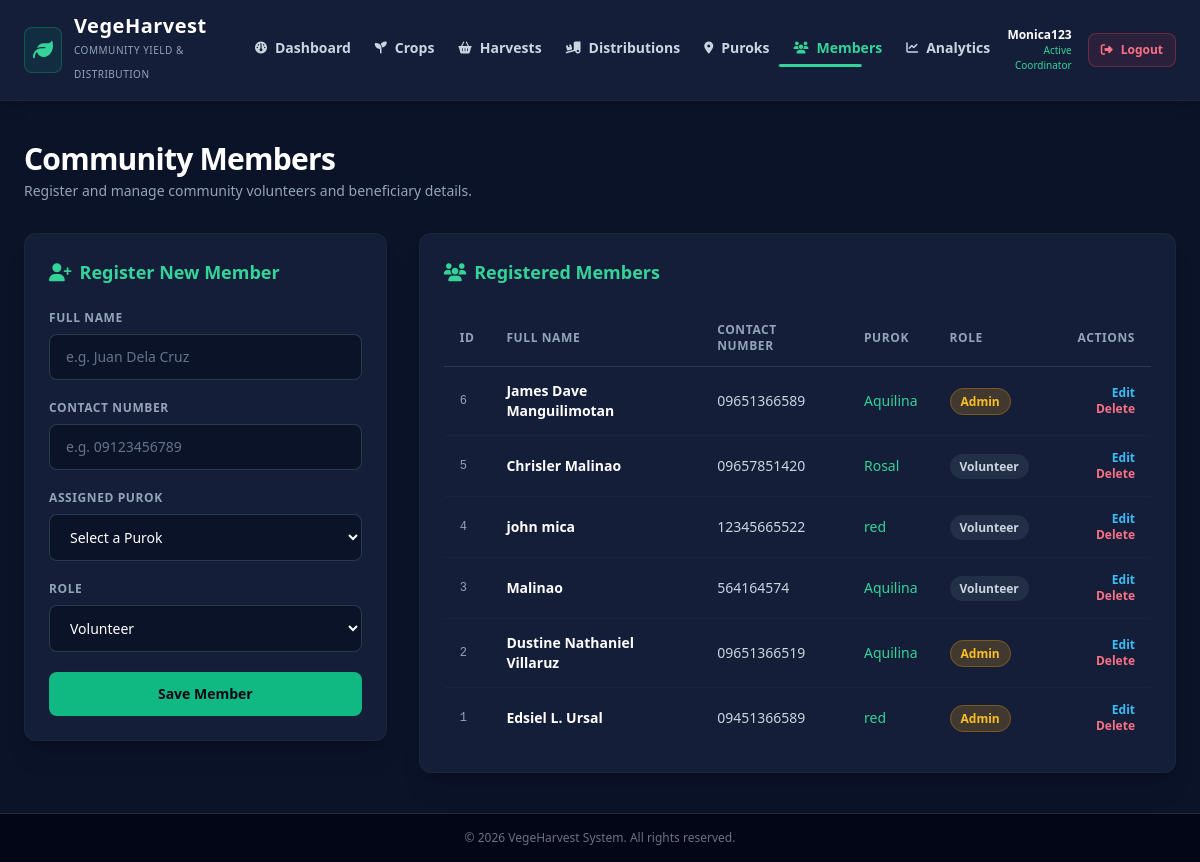
/vegeharvest/volunteer.php (signed in), run on the app's committed database.
### tables this page shows
CREATE TABLE `volunteer` (
  `volunteer_id` int(11) NOT NULL AUTO_INCREMENT,
  `user_id` int(11) DEFAULT NULL,
  `purok_id` int(11) NOT NULL,
  `full_name` varchar(150) NOT NULL,
  `contact_number` varchar(20) DEFAULT NULL,
  `status` enum('active','inactive') NOT NULL DEFAULT 'active',
  `role` enum('Volunteer','Admin') DEFAULT 'Volunteer',
  PRIMARY KEY (`volunteer_id`),
  UNIQUE KEY `UQ_user_id` (`user_id`),
  KEY `idx_volunteer_purok` (`purok_id`),
  CONSTRAINT `FK_purok_TO_volunteer` FOREIGN KEY (`purok_id`) REFERENCES `purok` (`purok_id`) ON DELETE CASCADE,
  CONSTRAINT `FK_users_TO_volunteer` FOREIGN KEY (`user_id`) REFERENCES `users` (`user_id`) ON DELETE SET NULL
);

CREATE TABLE `purok` (
  `purok_id` int(11) NOT NULL AUTO_INCREMENT,
  `purok_name` varchar(100) NOT NULL,
  `barangay` varchar(100) NOT NULL,
  PRIMARY KEY (`purok_id`)
);

### vegeharvest/classes/volunteer.php (called while the page is built, shortened)
<?php
class Volunteer {
    private $pdo;
    public function __construct($pdo) {
        $this->pdo = $pdo;
    }
    public function getVolunteers() {
        $sql = "SELECT v.*, p.purok_name, u.username
                FROM volunteer v
                LEFT JOIN purok p ON v.purok_id = p.purok_id
                LEFT JOIN users u ON v.user_id = u.user_id
                ORDER BY v.volunteer_id DESC";
        $stmt = $this->pdo->query($sql);
        return $stmt->fetchAll(PDO::FETCH_ASSOC);
    }
}

### vegeharvest/volunteer.php (the view, shortened to what this page needs)
<?php
require_once 'config/connection.php';
require_once 'classes/volunteer.php';
require_once 'classes/purok.php';
include_once 'includes/header.php';
$volunteerObj = new Volunteer($pdo);
$editMember = null;
$membersList = $volunteerObj->getVolunteers();
?>
<main class="flex-1 max-w-7xl w-full mx-auto px-6 py-10">
  <div class="mb-8">
    <h1 class="text-3xl font-extrabold text-white tracking-tight">Community Members</h1>
    <p class="mt-1 text-sm text-slate-400">Register and manage community volunteers and beneficiary details.</p>
  </div>
  <div class="grid grid-cols-1 lg:grid-cols-12 gap-8 items-start">
    <div class="lg:col-span-4 bg-[#141e38] border border-slate-800/80 rounded-xl p-6 shadow-xl">
      <div class="flex items-center gap-2 text-emerald-400 font-bold text-lg mb-6">
        <i class="fa-solid <?= $editMember ? 'fa-user-pen' : 'fa-user-plus'; ?>"></i>
        <span><?= $editMember ? 'Edit Member' : 'Register New Member'; ?></span>
      </div>
      <form action="volunteer.php" method="POST" class="space-y-5">
        <div>
          <label class="block text-xs font-bold uppercase tracking-wider text-slate-400 mb-2">Full Name</label>
          <input type="text" name="full_name" value="<?= htmlspecialchars($editMember['full_name'] ?? ''); ?>" placeholder="e.g. Juan Dela Cruz" required class="w-full bg-[#0b1329] border border-slate-700/80 rounded-lg px-4 py-3 text-sm text-white placeholder-slate-500 focus:outline-none focus:border-emerald-500 transition-colors">
        </div>
        <div>
          <label class="block text-xs font-bold uppercase tracking-wider text-slate-400 mb-2">Contact Number</label>
          <input type="text" name="contact_number" value="<?= htmlspecialchars($editMember['contact_number'] ?? ''); ?>" placeholder="e.g. 09123456789" required class="w-full bg-[#0b1329] border border-slate-700/80 rounded-lg px-4 py-3 text-sm text-white placeholder-slate-500 focus:outline-none focus:border-emerald-500 transition-colors">
        </div>
        <div>
          <label class="block text-xs font-bold uppercase tracking-wider text-slate-400 mb-2">Assigned Purok</label>
          <select name="purok_id" required class="w-full bg-[#0b1329] border border-slate-700/80 rounded-lg px-4 py-3 text-sm text-white focus:outline-none focus:border-emerald-500 transition-colors">
            <option value="" disabled <?= !$editMember ? 'selected' : ''; ?>>Select a Purok</option>
          </select>
        </div>
        <div>
          <label class="block text-xs font-bold uppercase tracking-wider text-slate-400 mb-2">Role</label>
          <select name="role" id="roleSelect" onchange="toggleAdminCredentials()" required class="w-full bg-[#0b1329] border border-slate-700/80 rounded-lg px-4 py-3 text-sm text-white focus:outline-none focus:border-emerald-500 transition-colors">
            <option value="Volunteer" <?= (($editMember['role'] ?? 'Volunteer') === 'Volunteer') ? 'selected' : ''; ?>>Volunteer</option>
          </select>
        </div>
        <button type="submit" name="<?= $editMember ? 'update_member' : 'add_member'; ?>" class="w-full bg-emerald-500 hover:bg-emerald-400 text-slate-950 font-extrabold text-sm py-3 rounded-lg transition-colors mt-2">
          <?= $editMember ? 'Update Member' : 'Save Member'; ?>
        </button>
      </form>
    </div>
    <div class="lg:col-span-8 bg-[#141e38] border border-slate-800/80 rounded-xl p-6 shadow-xl">
      <div class="flex items-center gap-2 text-emerald-400 font-bold text-lg mb-6">
        <i class="fa-solid fa-users"></i>
        <span>Registered Members</span>
      </div>
      <div class="overflow-x-auto">
        <table class="w-full text-left border-collapse text-sm">
          <thead>
            <tr class="border-b border-slate-700/80 text-xs font-bold uppercase tracking-wider text-slate-400">
              <th class="py-3 px-4">ID</th>
              <th class="py-3 px-4">Full Name</th>
              <th class="py-3 px-4">Contact Number</th>
              <th class="py-3 px-4">Purok</th>
              <th class="py-3 px-4">Role</th>
              <th class="py-3 px-4 text-right">Actions</th>
            </tr>
          </thead>
          <tbody class="divide-y divide-slate-800/60 text-slate-300">
            <?php if (!empty($membersList)): ?>
              <?php foreach ($membersList as $member): ?>
                <tr class="hover:bg-slate-800/40 transition-colors">
                  <td class="py-3.5 px-4 font-mono text-xs text-slate-400"><?= htmlspecialchars($member['volunteer_id']); ?></td>
                  <td class="py-3.5 px-4 font-bold text-white"><?= htmlspecialchars($member['full_name']); ?></td>
                  <td class="py-3.5 px-4 text-slate-300"><?= htmlspecialchars($member['contact_number']); ?></td>
                  <td class="py-3.5 px-4 text-emerald-400 font-medium"><?= htmlspecialchars($member['purok_name']); ?></td>
                  <td class="py-3.5 px-4 font-medium text-slate-300">
                    <span class="px-2.5 py-1 rounded-full text-xs font-semibold <?= ($member['role'] ?? 'Volunteer') === 'Admin' ? 'bg-amber-500/20 text-amber-400 border border-amber-500/30' : 'bg-slate-700/50 text-slate-300'; ?>">
                      <?= htmlspecialchars($member['role'] ?? 'Volunteer'); ?>
                    </span>
                  </td>
                  <td class="py-3.5 px-4 text-right space-x-3 text-xs font-bold">
                    <a href="volunteer.php?action=edit&id=<?= $member['volunteer_id']; ?>" class="text-sky-400 hover:text-sky-300">Edit</a>
                    <a href="volunteer.php?action=delete&id=<?= $member['volunteer_id']; ?>" onclick="return confirm('Are you sure you want to delete this member?');" class="text-rose-400 hover:text-rose-300">Delete</a>
                  </td>
                </tr>
              <?php endforeach; ?>
            <?php else: ?>
              <tr>
                <td colspan="6" class="py-6 px-4 text-center text-slate-500">No members registered yet.</td>
              </tr>
            <?php endif; ?>
          </tbody>
        </table>
      </div>
    </div>
  </div>
</main>
<?php include_once 'includes/footer.php'; ?>

### data on the page
volunteer: volunteer_id "6", full_name "James Dave Manguilimotan", contact_number "09651366589", purok.purok_name "Aquilina", role "Admin"
volunteer: volunteer_id "5", full_name "Chrisler Malinao", contact_number "09657851420", purok.purok_name "Rosal", role "Volunteer"
volunteer: volunteer_id "4", full_name "john mica", contact_number "12345665522", purok.purok_name "red", role "Volunteer"
volunteer: volunteer_id "3", full_name "Malinao", contact_number "564164574", purok.purok_name "Aquilina", role "Volunteer"
volunteer: volunteer_id "2", full_name "Dustine Nathaniel Villaruz", contact_number "09651366519", purok.purok_name "Aquilina", role "Admin"
volunteer: volunteer_id "1", full_name "Edsiel L. Ursal", contact_number "09451366589", purok.purok_name "red", role "Admin"

### other printed values
$label "Dashboard"
$label "Crops"
$label "Harvests"
$label "Distributions"
$label "Puroks"
$label "Members"
$label "Analytics"
$_SESSION['username'] "Monica123"
